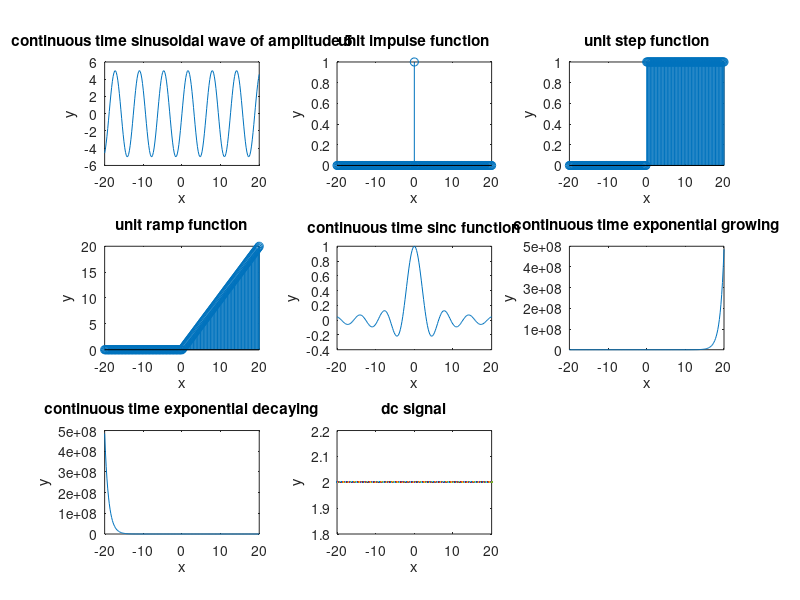

The MATLAB source for this figure:
% Task1 : Generate a continuous time sinusoidal wave of amplitude 5.
subplot(3,3,1)
x = -20:0.2:20
y = 5 * sin(x)
plot(x,y)
xlabel("x")
ylabel("y")
title("continuous time sinusoidal wave of amplitude 5")


% Task2 : Generate a unit impulse function.
subplot(3,3,2)
y(x!=0) = 0
y(x==0) = 1
stem(x,y)
xlabel("x")
ylabel("y")
title("unit impulse function")


% Task3 : Generate a unit step function.
subplot(3,3,3)
y(x<0) = 0
y(x>=0) = 1
stem(x,y)
xlabel("x")
ylabel("y")
title("unit step function")


% Task4 : Generate a unit ramp function.
subplot(3,3,4)
%y(x<0) = 0
y = (x >= 0) .* x
stem(x,y)
xlabel("x")
ylabel("y")
title("unit ramp function")


% Task5 : Generate a continuous time sinc function
subplot(3,3,5)
y = zeros(1, length(x))
y(x != 0) = sin(x(x!=0)) ./ x(x!=0)
y(x == 0) = 1
plot(x,y)
xlabel("x")
ylabel("y")
title("continuous time sinc function")


% Task6 : Generate a continuous time exponential (growing, decaying, DC signal)
subplot(3,3,6)
y = exp(x)
plot(x,y)
xlabel("x")
ylabel("y")
title("continuous time exponential growing")

subplot(3,3,7)
y = exp(-x)
plot(x,y)
xlabel("x")
ylabel("y")
title("continuous time exponential decaying")

subplot(3,3,8)
y = 2
plot(x,y)
xlabel("x")
ylabel("y")
title("dc signal")
